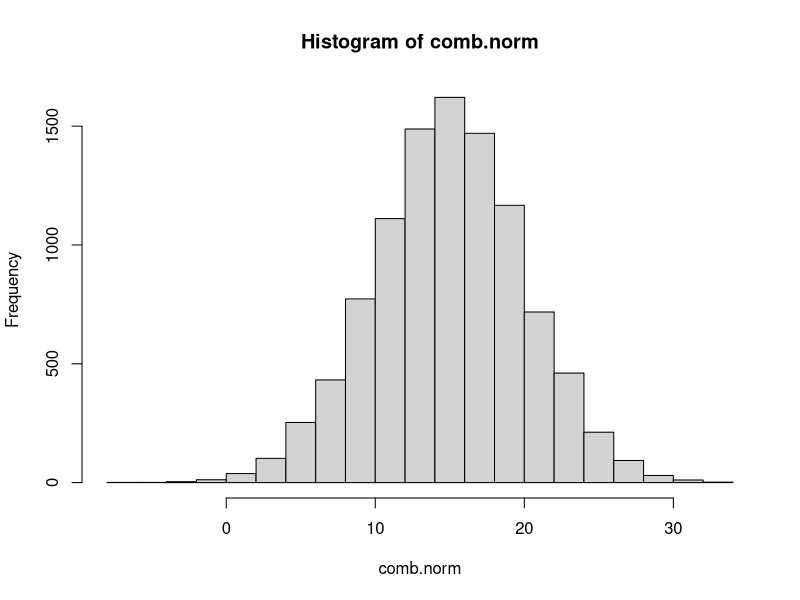
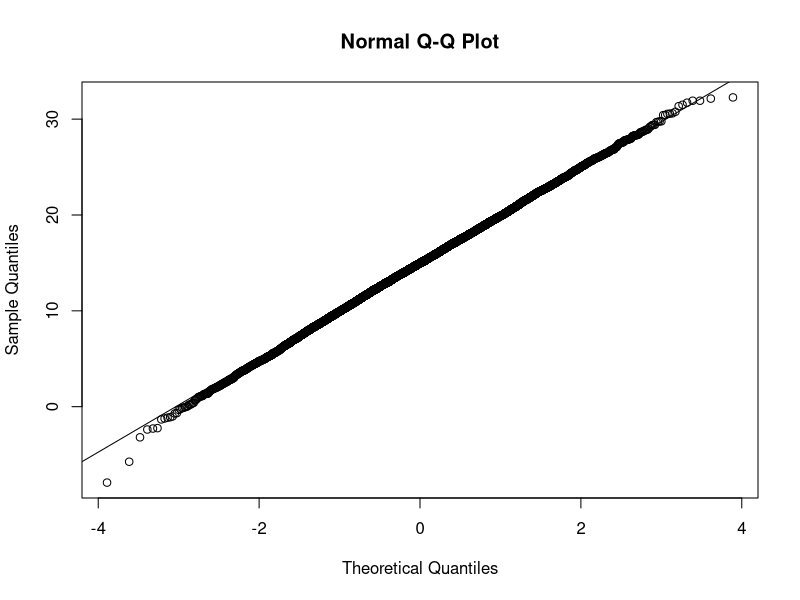
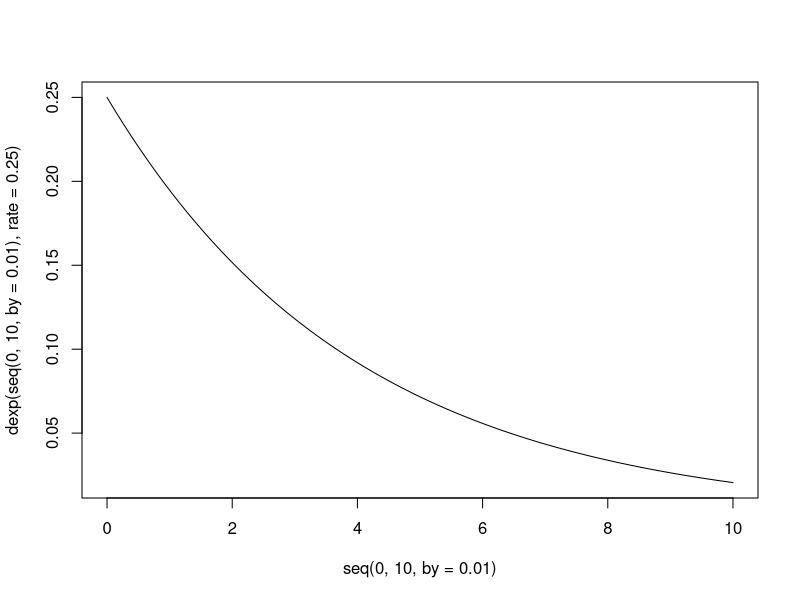
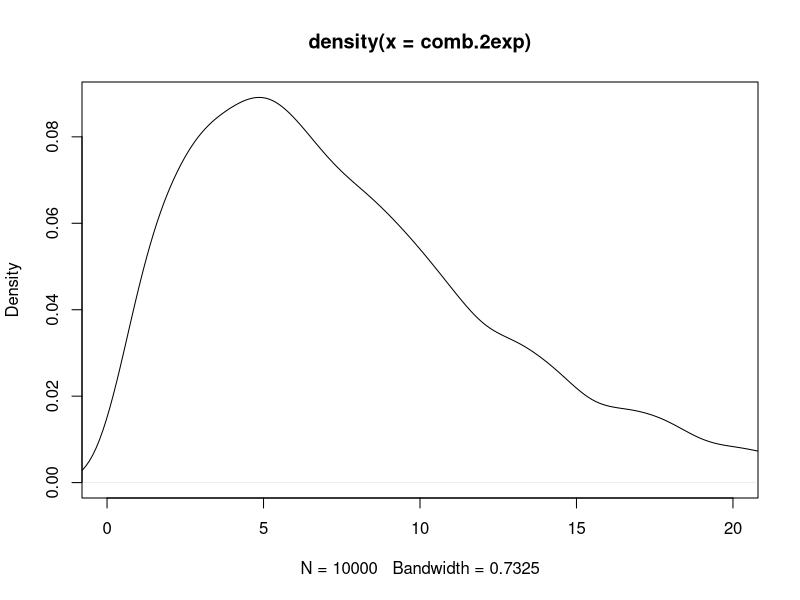
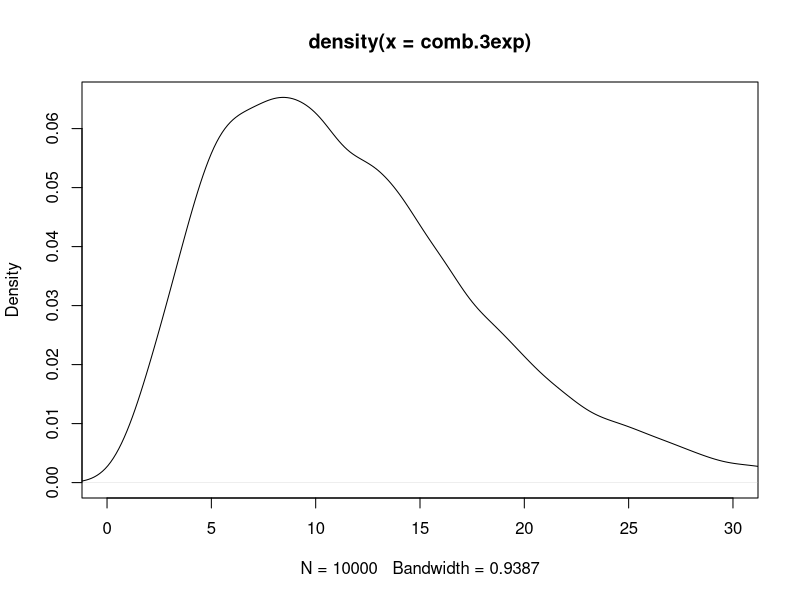
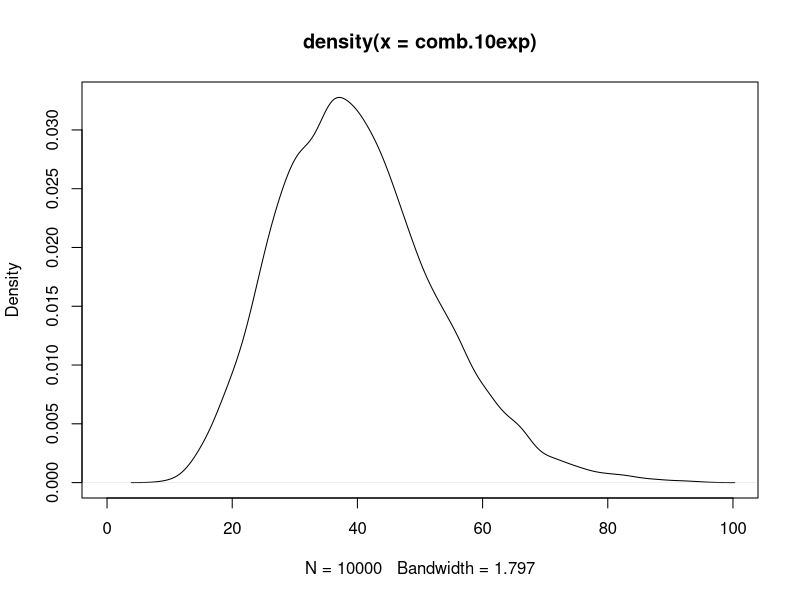
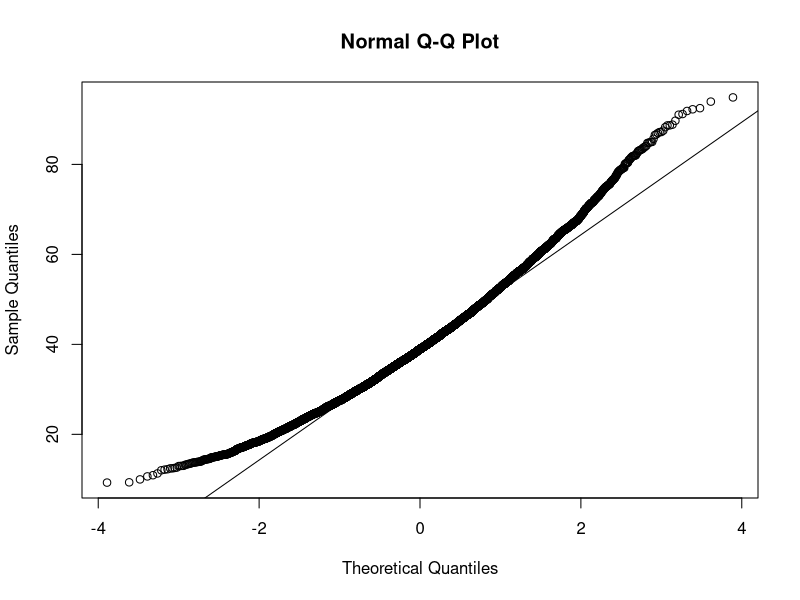
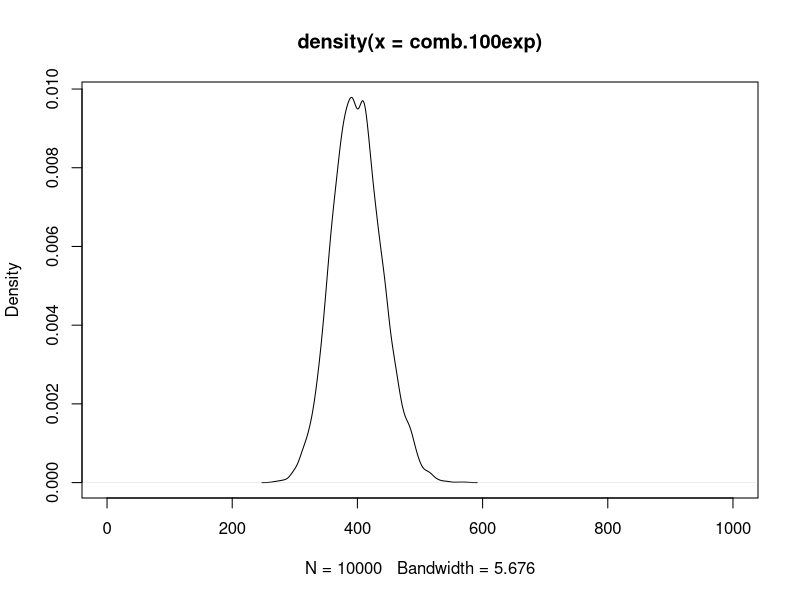

Recreate these plots in R, in order.
## ---- chunk 1
comb.norm = rnorm(10000,mean=5,sd=3) + rnorm(10000,mean=10,sd=4)
mean(comb.norm)
sd(comb.norm)
## ---- chunk 2
hist(comb.norm)
## ---- chunk 3
qqnorm(comb.norm)
qqline(comb.norm)
## ---- chunk 4
sing.exp = rexp(10000,rate=.25)
mean(sing.exp)
sd(sing.exp)
## ---- chunk 5
plot(seq(0,10,by=.01),dexp(seq(0,10,by=.01),rate=.25),type = 'l')
## ---- chunk 6
comb.2exp = rexp(10000,rate = .25) + rexp(10000,rate = .25)
## ---- chunk 7
mean(comb.2exp)
## ---- chunk 8
sd(comb.2exp)
## ---- chunk 9
plot(density(comb.2exp),xlim = c(0,20))
## ---- chunk 10
comb.3exp = rexp(10000,rate = .25) + rexp(10000,rate = .25) + rexp(10000,rate = .25)
## ---- chunk 11
mean(comb.3exp)
sd(comb.3exp)
## ---- chunk 12
plot(density(comb.3exp),xlim = c(0,30))
## ---- chunk 13
comb.10exp = replicate(10000,sum(rexp(10,rate = .25)))
## ---- chunk 14
mean(comb.10exp)
sd(comb.10exp)
## ---- chunk 15
plot(density(comb.10exp),xlim = c(0,100))
## ---- chunk 16
qqnorm(comb.10exp)
qqline(comb.10exp)
## ---- chunk 17
comb.100exp = replicate(10000,sum(rexp(100,rate = .25)))
## ---- chunk 18
mean(comb.100exp)
sd(comb.100exp)
## ---- chunk 19
plot(density(comb.100exp),xlim = c(0,1000))
## ---- chunk 20
qqnorm(comb.100exp)
qqline(comb.100exp)
## ---- chunk 21
mean.exp = comb.100exp/100
mean(mean.exp) # Should be ~4
sd(mean.exp) # Should be ~ 0.4 (4 / sqrt(100))
hist(mean.exp) # Looks pretty normal...
## ---- chunk 22
mean(rnorm(20,mean = 1, sd = 3))
## ---- chunk 23
mean(rnorm(20,mean = 1, sd = 3))
## ---- chunk 24
mean(rnorm(20,mean = 1, sd = 3))
mean(rnorm(20,mean = 1, sd = 3))
mean(rnorm(20,mean = 1, sd = 3))
mean(rnorm(20,mean = 1, sd = 3))
mean(rnorm(20,mean = 1, sd = 3))
## ---- chunk 25
lots.o.samples = replicate(10000,mean(rnorm(20,mean=1,sd=3)))
## ---- chunk 26
mean(lots.o.samples)
## ---- chunk 27
hist(lots.o.samples, breaks = seq(-4,6,by=.1))
## ---- chunk 28
sd(lots.o.samples)
## ---- chunk 29
3/sqrt(20)
## ---- chunk 30
lots.o.samples = replicate(10000,mean(rnorm(100,mean=1,sd=3)))
hist(lots.o.samples, breaks = seq(-4,6,by=.1))
mean(lots.o.samples) # ~1
sd(lots.o.samples) # ~ 3/sqrt(100) = 0.3
## ---- chunk 31
lots.o.samples = replicate(10000,mean(rnorm(5,mean=1,sd=3)))
hist(lots.o.samples, breaks = seq(-6,8,by=.1),xlim = c(-4,6))
mean(lots.o.samples) # ~1
sd(lots.o.samples) # ~ 3/sqrt(5) = 1.342
## ---- chunk 32
hist(lots.o.samples,breaks = seq(-6,8,by=.1),xlim = c(-4,6),ylim=c(0,1500),main = 'n = 5')
lots.o.samples = replicate(10000,mean(rnorm(20,mean=1,sd=3)))
hist(lots.o.samples,breaks = seq(-6,8,by=.1),xlim = c(-4,6),ylim=c(0,1500),main = 'n = 20')
lots.o.samples = replicate(10000,mean(rnorm(100,mean=1,sd=3)))
hist(lots.o.samples,breaks = seq(-6,8,by=.1),xlim = c(-4,6),ylim=c(0,1500),main = 'n = 100')
par(mfrow = c(1,1))
## ---- chunk 33
mean(runif(20))
mean(runif(20))
mean(runif(20))
## ---- chunk 34
lots.o.samples = replicate(10000,mean(runif(20)))
## ---- chunk 35
hist(lots.o.samples,breaks = seq(0,1,by=.01))
## ---- chunk 36
mean(lots.o.samples)
sd(lots.o.samples)
## ---- chunk 37
0.288/sqrt(20)
## ---- chunk 38
lots.o.samples = replicate(10000,mean(runif(100)))
hist(lots.o.samples,breaks = seq(0,1,by=.01))
sd(lots.o.samples) # .288/sqrt(100) = .0288
## ---- chunk 39
lots.o.samples = replicate(10000,mean(runif(5)))
hist(lots.o.samples,breaks = seq(0,1,by=.01))
sd(lots.o.samples) # .288/sqrt(5) = .129
## ---- chunk 40
qqnorm(lots.o.samples)
qqline(lots.o.samples)
## ---- chunk 41
dodd = function(x) {
  if(length(x) > 1) {return(sapply(x,dodd))}
  if(x < 0) {return(0)}
  else if (x < .1) {return(2)}
  else if (x < .4) {return(0)}
  else if (x < .6) {return(10*(x-.4))}
  else if (x < .7) {return(0)}
  else if (x < .8) {return(4)}
  else if (x < .9) {return(0)}
  else if (x < 1) {return(40*(1-x))}
  else {return(0)}
}
## ---- chunk 42
plot(seq(-.1,1.1,by=.001),dodd(seq(-.1,1.1,by=.001)),type='l',ylab='f(x)',xlab='x')
## ---- chunk 43
sum(dodd(seq(0,1,by=.001))/1001)
## ---- chunk 44
sqrt(sum((dodd(seq(0,1,by=.001))-1)^2 /1001))
## ---- chunk 45
rodd = function(n) {
  return(dodd(runif(n)))
}
## ---- chunk 46
rodd(1)
## ---- chunk 47
rodd(10)
## ---- chunk 48
lots.o.samples = replicate(10000,mean(rodd(20)))
hist(lots.o.samples, breaks = seq(0,4,by=.1),xlim = c(0,2.5))
## ---- chunk 49
mean(lots.o.samples) # ~ 1
sd(lots.o.samples) # ~ 1.34/sqrt(20) = .299
## ---- chunk 50
lots.o.samples = replicate(10000,mean(rodd(100)))
hist(lots.o.samples, breaks = seq(0,4,by=.1),xlim = c(0,2.5))
mean(lots.o.samples) # ~ 1
sd(lots.o.samples) # ~ 1.34/sqrt(100) = .134
## ---- chunk 51
lots.o.samples = replicate(10000,mean(rodd(5)))
hist(lots.o.samples, breaks = seq(0,4,by=.1),xlim = c(0,2.5))
## ---- chunk 52
mean(lots.o.samples) # ~ 1
sd(lots.o.samples) # ~ 1.34 / sqrt(5) = .599
## ---- chunk 53
par(mfrow = c(2,3))
for(n in seq(5,30,by=5)) {
  samps = replicate(10000,mean(rodd(n)))
  title = paste('n=',n)
  hist(samps, breaks = seq(0,4,by=.1),xlim = c(0,2.5), main=title)
}
par(mfrow = c(1,1))
## ---- chunk 54
par(mfrow = c(2,3))
for(n in seq(5,30,by=5)) {
  samps = replicate(10000,mean(rodd(n)))
  title = paste('n=',n)
  qqnorm(samps, main=title)
  qqline(samps)
}
par(mfrow = c(1,1))
## ---- chunk 55
set.seed(5391)
## ---- chunk 56
pop.sample = rnorm(20,mean = 1, sd = 3)
mean(pop.sample)
## ---- chunk 57
sd.mean = 3 / sqrt(20) # ~ .671
sd.mean
## ---- chunk 58
top.z = qnorm(.975)
bottom.z = qnorm(.025)
top.z
bottom.z
## ---- chunk 59
top.range = mean(pop.sample) + top.z * sd.mean
bottom.range = mean(pop.sample) - top.z * sd.mean
## ---- chunk 60
top.range
bottom.range
## ---- chunk 61
z.01 = qnorm(1-(0.01/2))
## ---- chunk 62
top.range.01 = mean(pop.sample) + z.01 * sd.mean
bottom.range.01 = mean(pop.sample) - z.01 * sd.mean
## ---- chunk 63
top.range.01
bottom.range.01
## ---- chunk 64
z.20 = qnorm(1-(0.2/2))
top.range.20 = mean(pop.sample) + z.20 * sd.mean
bottom.range.20 = mean(pop.sample) - z.20 * sd.mean
## ---- chunk 65
top.range.20
bottom.range.20
## ---- chunk 66
z = (mean(pop.sample) - 0)/sd.mean
z
## ---- chunk 67
pnorm(z)
## ---- chunk 68
1 - pnorm(z)
## ---- chunk 69
p.ztest = 2*(1-pnorm(z))
p.ztest
## ---- chunk 70
bottom.range
## ---- chunk 71
pop.sample.2 = rnorm(50,mean = 1, sd = 3)
mean(pop.sample.2)
## ---- chunk 72
sd.mean.2 = 3 / sqrt(50)
sd.mean.2
## ---- chunk 73
z.2 = mean(pop.sample.2)/sd.mean.2
z.2
## ---- chunk 74
p.ztest.2 = 2*(1-pnorm(z.2))
p.ztest.2
